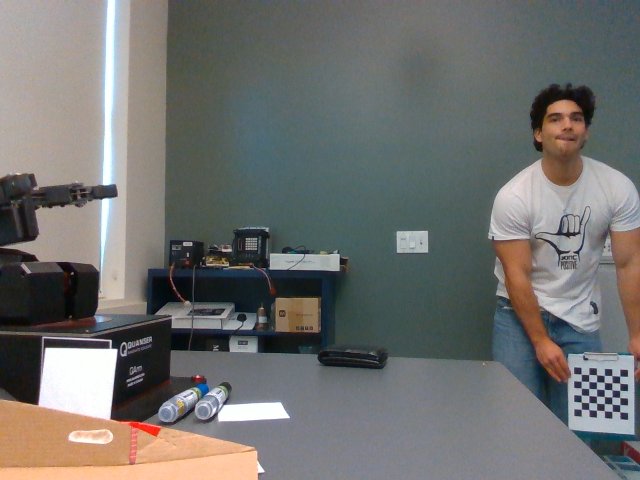
#> input picture src/camera_matrix_discovery/sample_images/camera_snapshot_0.png, 640 x 480 px; its folder holds only this picture in this run
$ python camera_calibration.py
#> lines starting #> are read from the running program, lines starting #| are printed output that depends on the picture; after the words box and inside, x2 and y2 are one past the last pixel; in counts of white or black regions, pixels touching at a corner belong together
import cv2
import numpy as np
import glob
import os


# Checkerboard settings
CHECKERBOARD = (6, 6)
SQUARE_SIZE = 0.0255  # meters (2.55 cm squares)

# Prepare object points
objp = np.zeros((CHECKERBOARD[0]*CHECKERBOARD[1], 3), np.float32)
objp[:, :2] = np.mgrid[0:CHECKERBOARD[0], 0:CHECKERBOARD[1]].T.reshape(-1, 2)
objp *= SQUARE_SIZE

objpoints = []
imgpoints = []


script_dir = os.path.dirname(os.path.abspath(__file__))
images = glob.glob(os.path.join(script_dir, "sample_images", "*.png"))

size = [640, 480]  # Image size (width, height) - change if your images are different
for fname in images:
    img = cv2.imread(fname)
#> img is the input picture: shape (480, 640, 3); mean B, G, R 110.4, 112.8, 112.8
    gray = cv2.cvtColor(img, cv2.COLOR_BGR2GRAY)
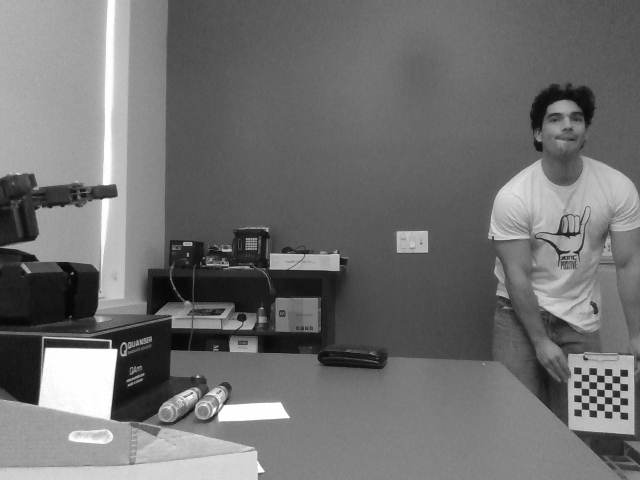
#> gray: shape (480, 640); min 4, max 255, mean 112.5
    ret, corners = cv2.findChessboardCorners(gray, CHECKERBOARD, None)
#> ret = True; corners = 36 rows, first 8: [581.2, 374.3], [588.7, 374.5], [596.5, 374.8], [604.3, 375.5], [611.8, 375.6], [619.8, 376.2], [581.3, 381.1], [588.7, 381.4]

    if ret:
        objpoints.append(objp)
        imgpoints.append(corners)
        cv2.drawChessboardCorners(img, CHECKERBOARD, corners, ret)
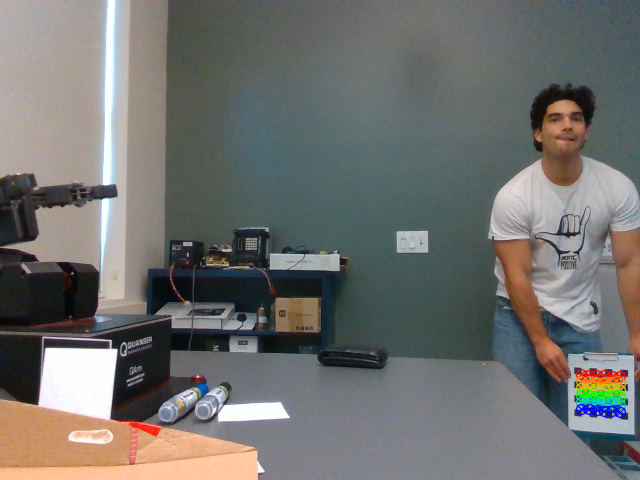
#> img: shape (480, 640, 3); 0.75% of pixels changed, all inside (x1, y1, x2, y2) = (575, 368, 627, 419)
        cv2.imshow('img', img)
        cv2.waitKey(200)


ret, camera_matrix, dist_coeffs, rvecs, tvecs = cv2.calibrateCamera(
objpoints,
imgpoints,
size,
None,
None)
#> ret = 0.136; camera_matrix = [[829.7, 0, 320.9], [0, 786, 245.1], [0, 0, 1]]; dist_coeffs = [[0.0702, 1.65, -0.0154, -0.0502, -4.66]]; rvecs = ([-0.0442, 0.33, 0.00856],); tvecs = ([0.932, 0.483, 2.88],)

# Save calibration file
fs = cv2.FileStorage("camera_calib.yml", cv2.FILE_STORAGE_WRITE)
fs.write("camera_matrix", camera_matrix)
fs.write("distortion_coefficients", dist_coeffs)
fs.release()

print("Calibration saved to camera_calib.yml")

$ run again, on src/camera_matrix_discovery/sample_images/camera_snapshot_12.png
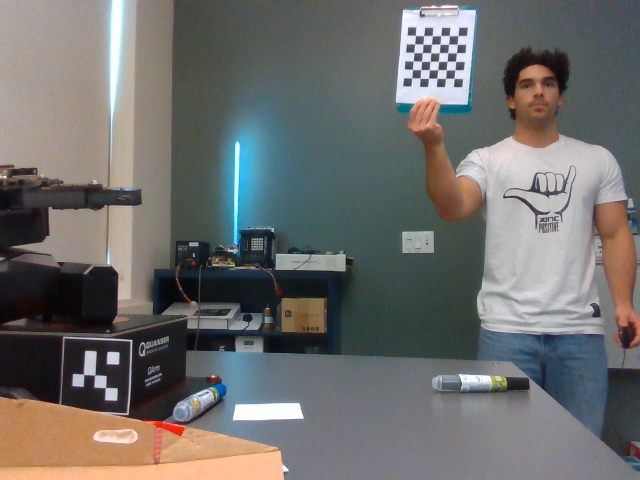
#> input picture src/camera_matrix_discovery/sample_images/camera_snapshot_12.png, 640 x 480 px
#> img is the input picture: shape (480, 640, 3); mean B, G, R 108, 110, 110.5
#> `gray = cv2.cvtColor(img, cv2.COLOR_BGR2GRAY)`:
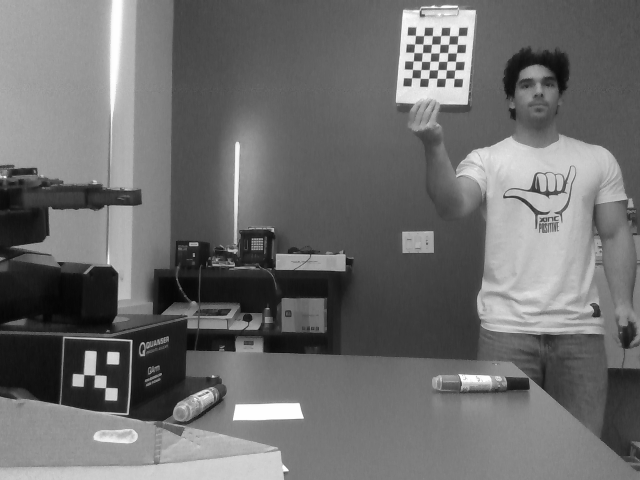
#> gray: shape (480, 640); min 4, max 255, mean 109.9
#> `ret, corners = cv2.findChessboardCorners(gray, CHECKERBOARD, None)`: ret = True; corners = 36 rows, first 8: [415.4, 35.39], [423.6, 35.53], [432.3, 35.6], [440.6, 35.6], [449.4, 35.61], [457.9, 35.64], [414.6, 43.96], [422.8, 44.2]
#> `cv2.drawChessboardCorners(img, CHECKERBOARD, corners, ret)`:
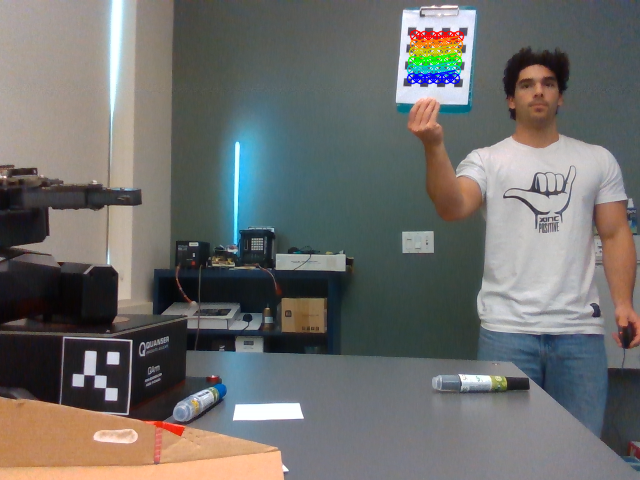
#> img: shape (480, 640, 3); 0.91% of pixels changed, all inside (x1, y1, x2, y2) = (406, 29, 465, 85)
#> `ret, camera_matrix, dist_coeffs, rvecs, tvecs = cv2.calibrateCamera( o..`: ret = 0.126; camera_matrix = [[661.7, 0, 322], [0, 680.9, 245.2], [0, 0, 1]]; dist_coeffs = [[0.445, 3.56, -0.0615, -0.0725, -13.93]]; rvecs = ([-0.354, 0.0976, 0.0927],); tvecs = ([0.295, -0.602, 2.15],)

$ run again, on src/camera_matrix_discovery/sample_images/camera_snapshot_14.png
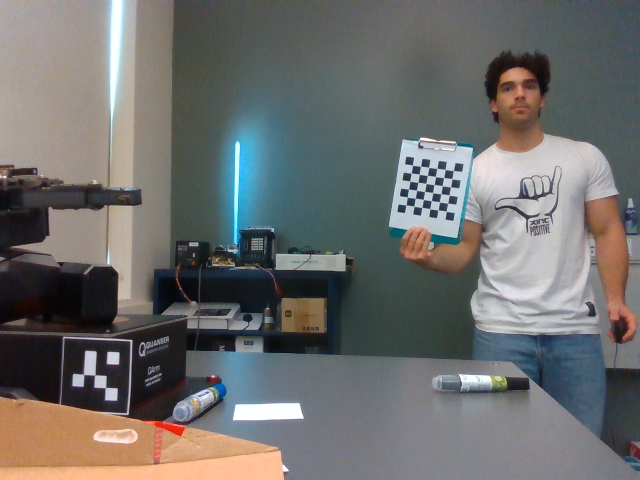
#> input picture src/camera_matrix_discovery/sample_images/camera_snapshot_14.png, 640 x 480 px
#> img is the input picture: shape (480, 640, 3); mean B, G, R 108.5, 110, 110
#> `gray = cv2.cvtColor(img, cv2.COLOR_BGR2GRAY)`:
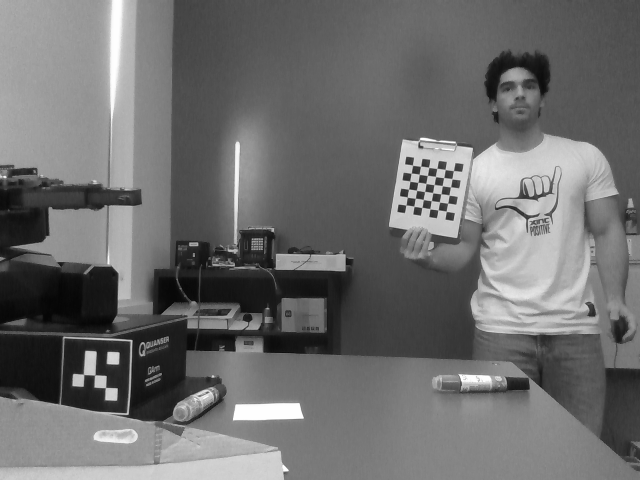
#> gray: shape (480, 640); min 5, max 255, mean 109.8
#> `ret, corners = cv2.findChessboardCorners(gray, CHECKERBOARD, None)`: ret = True; corners = 36 rows, first 8: [412.5, 165.2], [420.6, 166.2], [428.6, 167.3], [436.8, 168.4], [445.2, 169.5], [453.5, 170.6], [411.1, 173.3], [419.2, 174.3]
#> `cv2.drawChessboardCorners(img, CHECKERBOARD, corners, ret)`:
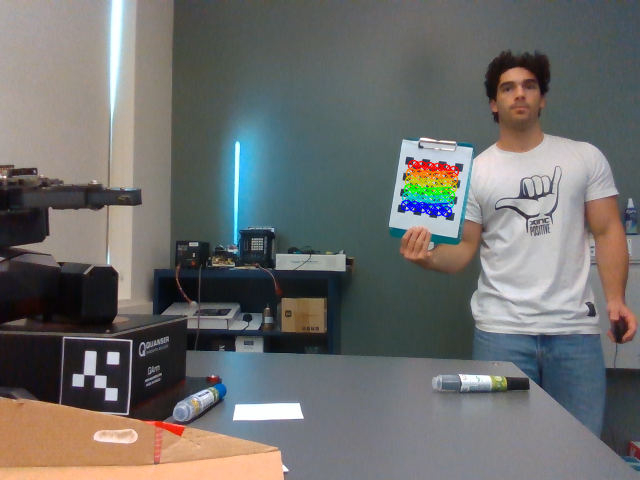
#> img: shape (480, 640, 3); 0.87% of pixels changed, all inside (x1, y1, x2, y2) = (400, 159, 460, 218)
#> `ret, camera_matrix, dist_coeffs, rvecs, tvecs = cv2.calibrateCamera( o..`: ret = 0.101; camera_matrix = [[468.7, 0, 320.1], [0, 467.4, 271.3], [0, 0, 1]]; dist_coeffs = [[-0.699, 2.93, -0.0165, 0.0323, -7.12]]; rvecs = ([0.155, 0.311, 0.167],); tvecs = ([0.287, -0.334, 1.44],)
